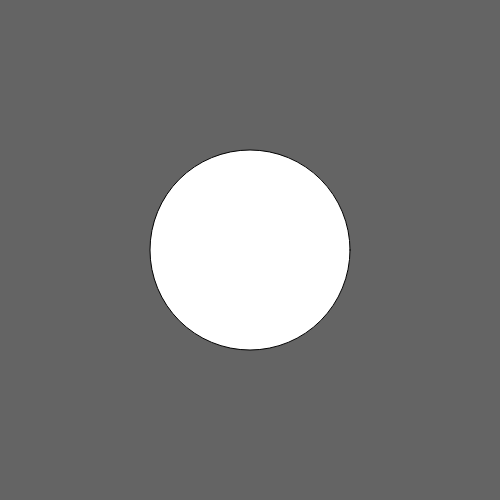
Frame 1 (no input)
Frame 60 (no input): identical to frame 1, image omitted
Frame 120 (the mouse pressed at the canvas centre since frame 60): identical to frame 1, image omitted

The p5.js sketch that drew this single still picture (run headless with seeded random() and noise() and a simulated clock; from frame 60 on, the mouse is pressed at the canvas centre):

// p5.js sketch
// ── sketch.js
function setup() {
  createCanvas(500, 500);
}

function draw() {
  background(100);
  circle(250, 250, 200)
}
